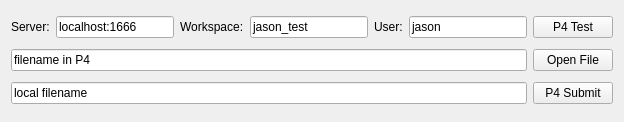
<?xml version="1.0" encoding="UTF-8"?>
<ui version="4.0">
 <class>Form</class>
 <widget class="QWidget" name="Form">
  <property name="geometry">
   <rect>
    <x>0</x>
    <y>0</y>
    <width>624</width>
    <height>122</height>
   </rect>
  </property>
  <property name="windowTitle">
   <string>usingP4</string>
  </property>
  <layout class="QGridLayout" name="gridLayout">
   <item row="0" column="0">
    <layout class="QHBoxLayout" name="horizontalLayout">
     <item>
      <widget class="QLabel" name="label">
       <property name="text">
        <string>Server:</string>
       </property>
      </widget>
     </item>
     <item>
      <widget class="QLineEdit" name="leServer">
       <property name="text">
        <string>localhost:1666</string>
       </property>
      </widget>
     </item>
     <item>
      <widget class="QLabel" name="label_3">
       <property name="text">
        <string>Workspace:</string>
       </property>
      </widget>
     </item>
     <item>
      <widget class="QLineEdit" name="leWorkspace">
       <property name="text">
        <string>jason_test</string>
       </property>
      </widget>
     </item>
     <item>
      <widget class="QLabel" name="label_2">
       <property name="text">
        <string>User:</string>
       </property>
      </widget>
     </item>
     <item>
      <widget class="QLineEdit" name="leUser">
       <property name="text">
        <string>jason</string>
       </property>
      </widget>
     </item>
     <item>
      <widget class="QPushButton" name="btnP4Test">
       <property name="text">
        <string>P4 Test</string>
       </property>
      </widget>
     </item>
    </layout>
   </item>
   <item row="1" column="0">
    <layout class="QHBoxLayout" name="horizontalLayout_2">
     <item>
      <widget class="QLineEdit" name="leP4Filename">
       <property name="text">
        <string>filename in P4</string>
       </property>
      </widget>
     </item>
     <item>
      <widget class="QPushButton" name="btnOpenFile">
       <property name="text">
        <string>Open File</string>
       </property>
      </widget>
     </item>
    </layout>
   </item>
   <item row="2" column="0">
    <layout class="QHBoxLayout" name="horizontalLayout_3">
     <item>
      <widget class="QLineEdit" name="leLocalFilename">
       <property name="text">
        <string>local filename</string>
       </property>
      </widget>
     </item>
     <item>
      <widget class="QPushButton" name="btnSubmit">
       <property name="text">
        <string>P4 Submit</string>
       </property>
      </widget>
     </item>
    </layout>
   </item>
  </layout>
 </widget>
 <resources/>
 <connections/>
</ui>
